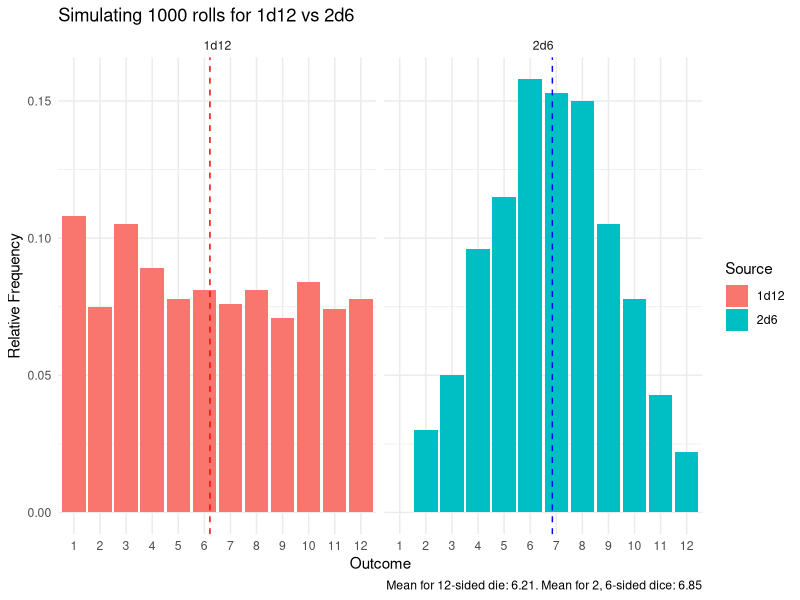

Source code (R):
## ---- chunk 1
n <- 1000                                # <1>
d12 <- sample(1:12, n, replace = TRUE)  # <2>
df.1d12 <- as.data.frame(table(d12))    # <3>
## ---- chunk 2
d6 <- sample(1:6, n, replace = TRUE) + sample(1:6, n, replace = TRUE)
df.2d6 <- as.data.frame(table(d6))
## ---- chunk 3
library(tidyverse)
column_names <- c("outcome", "count")
colnames(df.1d12) <- column_names
colnames(df.2d6) <- column_names

df.1d12 <- df.1d12 %>%
  mutate(
    probability = count / n,
    source = "1d12"
  )

df.2d6 <- df.2d6 %>%
  mutate(
    probability = df.2d6$count / n,
    source = "2d6"
  )

combined_df <- rbind(df.1d12, df.2d6)
## ---- chunk 4
#| code-fold: true
#| label: fig-charts
#| fig-cap: "Charts"
library(ggplot2)

title_text <- sprintf(
  "Simulating %.f rolls for 1d12 vs 2d6", 
  n
)
caption_text <- sprintf(
  "Mean for 12-sided die: %.2f. Mean for 2, 6-sided dice: %.2f", 
  mean(d12), 
  mean(d6)
)

ggplot(combined_df, aes(x = outcome, y = probability, fill = source)) +
  geom_bar(stat = "identity") +
  geom_vline(data = subset(combined_df, source == "2d6"), aes(xintercept = mean(d6)), color = "blue", linetype = "dashed")+
  geom_vline(data = subset(combined_df, source == "1d12"), aes(xintercept = mean(d12)), color = "red", linetype = "dashed")+
  labs(
    title = title_text,
    x = "Outcome",
    y = "Relative Frequency",
    fill = "Source",
    caption = caption_text
  ) + 
  theme_minimal() +
  facet_wrap(~ source, ncol=2)
